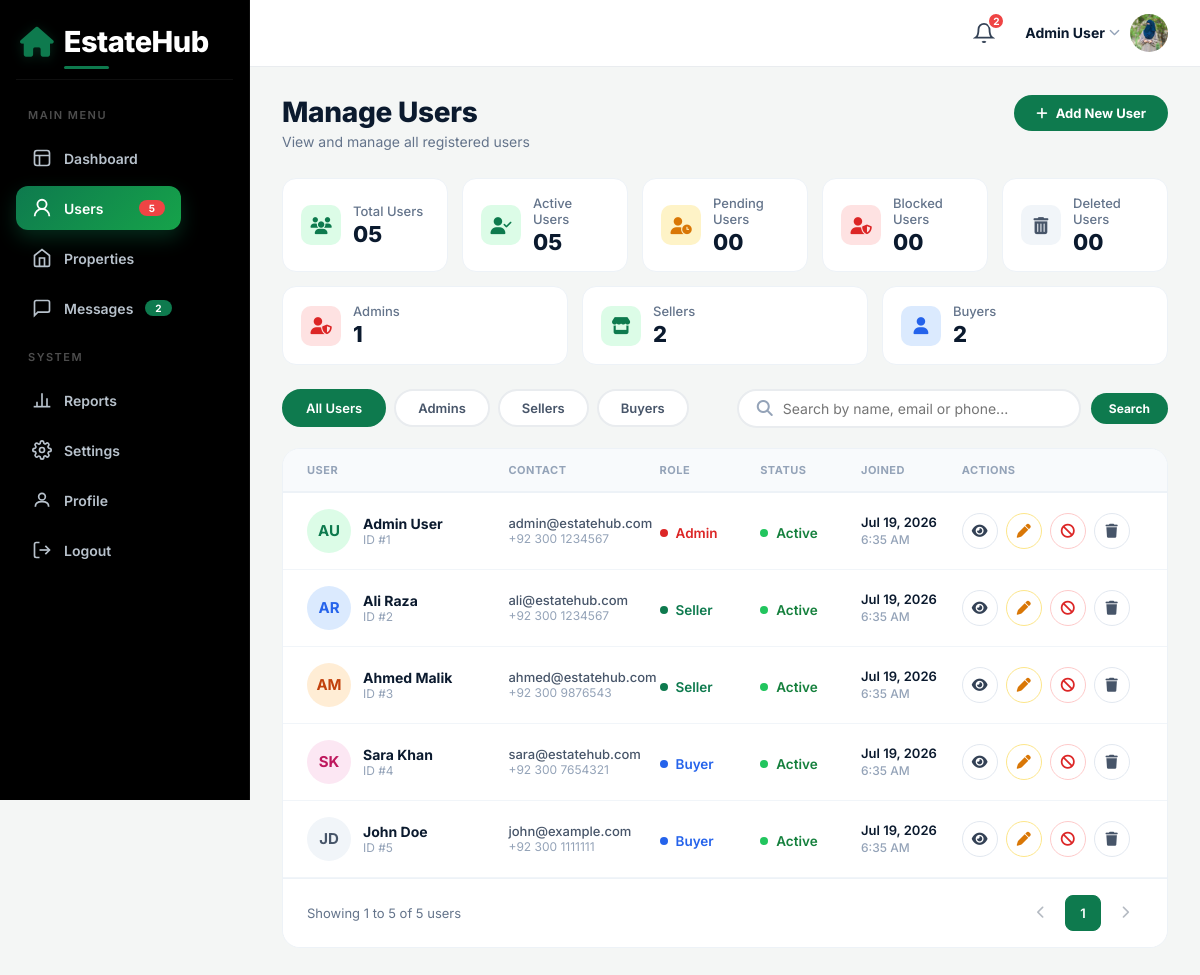
The page /admin/manage-users.php (signed in) on the database its author committed.
### tables this page shows
CREATE TABLE users (
    id INT AUTO_INCREMENT PRIMARY KEY,
    full_name VARCHAR(100) NOT NULL,
    email VARCHAR(100) UNIQUE NOT NULL,
    password VARCHAR(255) NOT NULL,
    phone VARCHAR(20),
    profile_pic VARCHAR(255) DEFAULT NULL,
    bio TEXT,
    user_type ENUM('admin', 'seller', 'user') DEFAULT 'user',
    status ENUM('active', 'inactive', 'banned') DEFAULT 'active',
    created_at TIMESTAMP DEFAULT CURRENT_TIMESTAMP,
    updated_at TIMESTAMP DEFAULT CURRENT_TIMESTAMP ON UPDATE CURRENT_TIMESTAMP
);

### admin/manage-users.php (the view, shortened to what the rows shown need)
<?php
require_once __DIR__ . '/../includes/config.php';
$has_city = false;
$has_last_login = false;
$colCheck = mysqli_query($conn, "SHOW COLUMNS FROM users");
if ($colCheck) {
    while ($col = mysqli_fetch_assoc($colCheck)) {
        if ($col['Field'] === 'city') $has_city = true;
        if ($col['Field'] === 'last_login') $has_last_login = true;
    }
}
$has_properties_table = false;
$properties_seller_col = null;
$tblCheck = mysqli_query($conn, "SHOW TABLES LIKE 'properties'");
if ($tblCheck && mysqli_num_rows($tblCheck) > 0) {
    $has_properties_table = true;
    $pcCheck = mysqli_query($conn, "SHOW COLUMNS FROM properties");
    if ($pcCheck) {
        while ($col = mysqli_fetch_assoc($pcCheck)) {
            if (in_array($col['Field'], ['seller_id', 'user_id', 'agent_id'], true)) {
                $properties_seller_col = $col['Field'];
                break;
            }
        }
    }
}
$ALLOWED_ROLES = ['admin', 'seller', 'user'];
$ALLOWED_STATUSES = ['active', 'pending', 'blocked', 'deleted'];
function role_label($role) {
    if ($role === 'user') return 'Buyer';
    return ucfirst($role);
}
function role_class($role) {
    return $role === 'user' ? 'buyer' : $role;
}
function status_label($status) {
    $status = $status ?: 'active';
    return ucfirst($status);
}
$filter = isset($_GET['filter']) ? $_GET['filter'] : 'all';
$where  = [];
$params = [];
$types  = '';
if (in_array($filter, ['admin', 'seller', 'user'], true)) {
    $where[] = "user_type = ?";
    $params[] = $filter;
    $types .= 's';
    $where[] = "status != 'deleted'";
} elseif (in_array($filter, $ALLOWED_STATUSES, true)) {
    $where[] = "status = ?";
    $params[] = $filter;
    $types .= 's';
} else {
    $where[] = "status != 'deleted'";
}
$total_props_select = "";
if ($has_properties_table && $properties_seller_col) {
    $total_props_select = ", (SELECT COUNT(*) FROM properties p WHERE p.{$properties_seller_col} = users.id) AS total_properties";
}
$limit = 10;
$page = isset($_GET['page']) ? max(1, (int)$_GET['page']) : 1;
$offset = ($page - 1) * $limit;
$query = "SELECT users.*" . $total_props_select . " FROM users";
if ($where) {
    $query .= " WHERE " . implode(' AND ', $where);
}
$query .= " ORDER BY created_at DESC LIMIT ? OFFSET ?";
$stmt = mysqli_prepare($conn, $query);
$types .= 'ii';
$params[] = $limit;
$params[] = $offset;
mysqli_stmt_bind_param($stmt, $types, ...$params);
mysqli_stmt_execute($stmt);
$users = mysqli_stmt_get_result($stmt);
$AVATAR_PALETTE = [
    ['bg' => '#dcfce7', 'color' => '#0E7A4E'],
    ['bg' => '#dbeafe', 'color' => '#2563eb'],
    ['bg' => '#ffedd5', 'color' => '#c2410c'],
    ['bg' => '#fce7f3', 'color' => '#be185d'],
    ['bg' => '#f1f5f9', 'color' => '#475569'],
    ['bg' => '#ede9fe', 'color' => '#6d28d9'],
];
?>
<!DOCTYPE html>
<html lang="en">
<head>
    <link rel="stylesheet" href="https://cdnjs.cloudflare.com/ajax/libs/font-awesome/6.5.1/css/all.min.css">
</head>
<body>
<div class="dashboard-wrapper">
    <div class="main-content">
        <div class="content-inner">
            <div class="page-header">
                <h1>Manage Users</h1>
            </div>
            <div class="table-card">
                <?php if ($users && mysqli_num_rows($users) > 0): ?>
                    <?php $row_index = 0; ?>
                    <?php while ($user = mysqli_fetch_assoc($users)): ?>
                        <?php
                            $status = $user['status'] ?: 'active';
                            $role   = in_array($user['user_type'], $ALLOWED_ROLES, true) ? $user['user_type'] : 'user';
                            $city_val = $has_city ? ($user['city'] ?? '') : '';
                            $last_login_val = $has_last_login ? ($user['last_login'] ?? '') : '';
                            $total_properties = $user['total_properties'] ?? 0;
                            $view_payload = [
                                'name' => $user['full_name'],
                                'email' => $user['email'],
                                'phone' => $user['phone'] ?? '',
                                'role' => role_label($role),
                                'status' => status_label($status),
                                'city' => $city_val !== '' ? $city_val : 'Not provided',
                                'joined' => date('M d, Y', strtotime($user['created_at'])),
                                'last_login' => $last_login_val ? date('M d, Y g:i A', strtotime($last_login_val)) : 'Never logged in',
                                'total_properties' => $role === 'seller' ? $total_properties : null,
                            ];
                            $name_parts = explode(' ', trim($user['full_name']));
                            $initials = '';
                            if (count($name_parts) >= 2) {
                                $initials = strtoupper(substr($name_parts[0], 0, 1) . substr($name_parts[1], 0, 1));
                            } else {
                                $initials = strtoupper(substr($user['full_name'], 0, 2));
                            }
                            $avatar_img = '';
                            $palette = $AVATAR_PALETTE[$row_index % count($AVATAR_PALETTE)];
                            $row_index++;
                        ?>
                        <div class="table-row">
                            <div class="user-cell">
                                <div class="user-avatar-sm" style="background:<?php echo $palette['bg']; ?>; color:<?php echo $palette['color']; ?>;">
                                    <?php if ($avatar_img): ?>
                                        <img src="<?php echo $avatar_img; ?>" alt="Avatar">
                                    <?php else: ?>
                                        <?php echo $initials; ?>
                                    <?php endif; ?>
                                </div>
                                <div class="user-name-id">
                                    <span class="name"><?php echo htmlspecialchars($user['full_name']); ?></span>
                                    <span class="id">ID #<?php echo $user['id']; ?></span>
                                </div>
                            </div>
                            <div class="contact-cell">
                                <span class="email"><?php echo htmlspecialchars($user['email']); ?></span>
                                <span class="phone"><?php echo htmlspecialchars($user['phone'] ?? ''); ?></span>
                            </div>
                            <div>
                                <span class="role-badge <?php echo role_class($role); ?>">
                                    <?php echo role_label($role); ?>
                                </span>
                            </div>
                            <div>
                                <span class="status-badge <?php echo $status; ?>">
                                    <?php echo status_label($status); ?>
                                </span>
                            </div>
                            <div class="joined-cell">
                                <?php echo date('M d, Y', strtotime($user['created_at'])); ?>
                                <span class="time"><?php echo date('g:i A', strtotime($user['created_at'])); ?></span>
                            </div>
                            <div class="actions-cell">
                                <button type="button" class="action-btn view" title="View"
                                    onclick='viewUser(<?php echo json_encode($view_payload); ?>)'>
                                    <i class="fas fa-eye"></i>
                                </button>
                                <?php if ($status !== 'deleted'): ?>
                                    <button type="button" class="action-btn edit" title="Edit"
                                        onclick="editUser(
                                            <?php echo $user['id']; ?>,
                                            '<?php echo addslashes($user['full_name']); ?>',
                                            '<?php echo addslashes($user['email']); ?>',
                                            '<?php echo $role; ?>',
                                            '<?php echo $status; ?>',
                                            '<?php echo addslashes($user['phone'] ?? ''); ?>',
                                            '<?php echo addslashes($city_val); ?>'
                                        )">
                                        <i class="fas fa-pen"></i>
                                    </button>
                                <?php endif; ?>
                                <?php if ($status === 'active'): ?>
                                    <button type="button" class="action-btn block" title="Block"
                                        onclick="openConfirm('block','<?php echo $user['id']; ?>','<?php echo addslashes($user['full_name']); ?>')">
                                        <i class="fas fa-ban"></i>
                                    </button>
                                    <button type="button" class="action-btn delete" title="Delete"
                                        onclick="openConfirm('delete','<?php echo $user['id']; ?>','<?php echo addslashes($user['full_name']); ?>')">
                                        <i class="fas fa-trash"></i>
                                    </button>
                                <?php endif; ?>
                            </div>
                        </div>
                    <?php endwhile; ?>
                <?php else: ?>
                    <div style="padding:48px; text-align:center; color:#94a3b8;">No users found</div>
                <?php endif; ?>
            </div>
        </div>
    </div>
</div>
</body>
</html>

### rows shown on the page
users: full_name "AU", full_name "Admin User", id "1", email "admin@estatehub.com", phone "+92 300 1234567", user_type "Admin", status "Active", created_at "Jul 19, 2026", created_at "6:35 AM"
users: full_name "AR", full_name "Ali Raza", id "2", email "ali@estatehub.com", phone "+92 300 1234567", user_type "Seller", status "Active", created_at "Jul 19, 2026", created_at "6:35 AM"
users: full_name "AM", full_name "Ahmed Malik", id "3", email "ahmed@estatehub.com", phone "+92 300 9876543", user_type "Seller", status "Active", created_at "Jul 19, 2026", created_at "6:35 AM"
users: full_name "SK", full_name "Sara Khan", id "4", email "sara@estatehub.com", phone "+92 300 7654321", user_type "Buyer", status "Active", created_at "Jul 19, 2026", created_at "6:35 AM"
users: full_name "JD", full_name "John Doe", id "5", email "john@example.com", phone "+92 300 1111111", user_type "Buyer", status "Active", created_at "Jul 19, 2026", created_at "6:35 AM"

### other values the page prints
$stats['users'] "5"
$stats['unread'] "2"
$_SESSION['user_name'] "Admin User"
str_pad($user_stats['total'], 2, '0', STR_PAD_LEFT) "05"
str_pad($user_stats['active'], 2, '0', STR_PAD_LEFT) "05"
str_pad($user_stats['pending'], 2, '0', STR_PAD_LEFT) "00"
str_pad($user_stats['blocked'], 2, '0', STR_PAD_LEFT) "00"
str_pad($user_stats['deleted'], 2, '0', STR_PAD_LEFT) "00"
$user_stats['admin'] "1"
$user_stats['seller'] "2"
$user_stats['user'] "2"
$offset + 1 "1"
min($offset + $limit, $total_rows) "5"
$total_rows "5"
